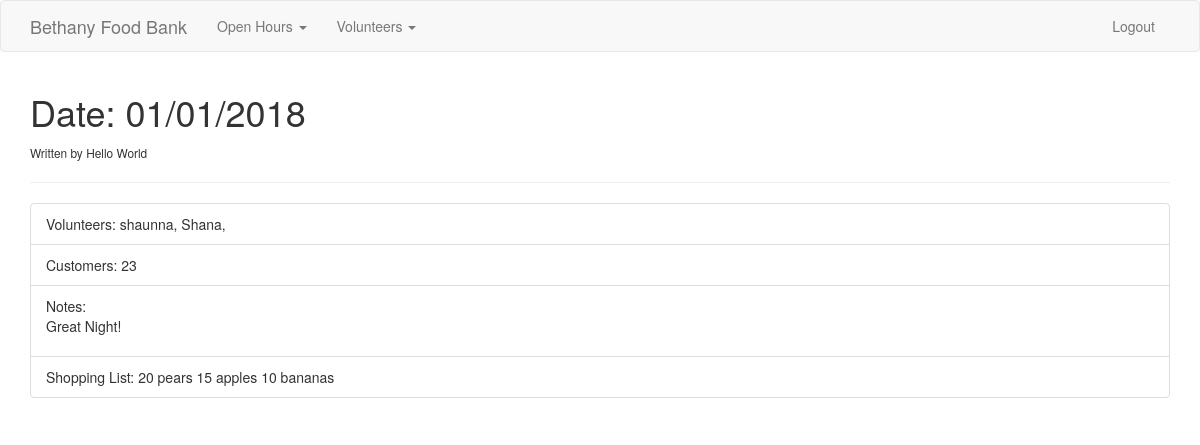
/openhours/1/notes (signed in), run on an earlier commit of the app's database.
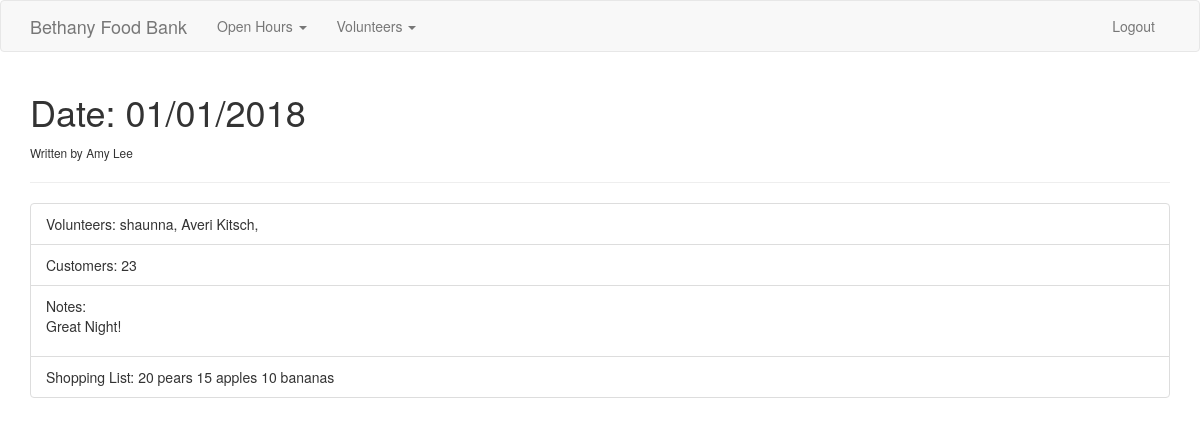
And on a later commit of the database.
### app/models.py (models this page shows, shortened)
class Volunteer(db.Model):
    id = db.Column(db.Integer(), primary_key=True)
    name = db.Column(db.String(100), unique=True)
    role = db.Column(db.String(50))
    email = db.Column(db.String(255), nullable=False)
    active = db.Column(db.Boolean)
    openhours = db.relationship('Openhour', secondary=openhour_volunteers, backref='ohvolunteers', lazy='subquery')
    openhour_shoppers = db.relationship('Openhour', secondary=openhour_shoppers, backref='ohshoppers', lazy='subquery')
    notes = db.relationship('Note', backref='openhour', lazy=True)

### app/openhours/views.py (the view)
@openhours_blueprint.route('/<string:id>/notes')
@admin_logged_in
def notes(id):
    openhour = Openhour.query.get(id)
    notes = openhour.notes[0]
    author = Volunteer.query.get(notes.author)
    return render_template('notes.html', notes=notes, openhour=openhour, author=author)

### app/login_helpers.py (called while the page is built)
def admin_logged_in(f):
    @wraps(f)
    def wrap(*args, **kwargs):
        if 'user' in session and session['user']=='admin':
            return f(*args, **kwargs)
        else:
            flash('You must have admin privileges to complete this action', 'danger')
            return redirect(url_for('index'))
    return wrap

### app/openhours/templates/notes.html
{% extends 'layout.html' %}
{% block body %}
  <h1>Date: {{ openhour.date.strftime('%m/%d/%Y') }}</h1>
  <small>Written by {{ author.name }}</small>
  <hr>
  <div class="">
    <ul class="list-group">
      <li class="list-group-item">Volunteers:
        {% for volunteer in openhour.volunteers %}
          <span>{{volunteer.name}}, </span>
        {% endfor %}
      </li>
      <li class="list-group-item">Customers: {{ notes.customers }}</li>
      <li class="list-group-item">Notes: {{ notes.body | safe }}</li>
      <li class="list-group-item">Shopping List: {{ notes.shopping | safe }}</li>
    </ul>
  </div>
{% endblock %}

What changed in the data, as far as the page shows it:
changed Volunteer: name "Hello World" → "Amy Lee"
changed Volunteer: name "Shana" → "Averi Kitsch"
